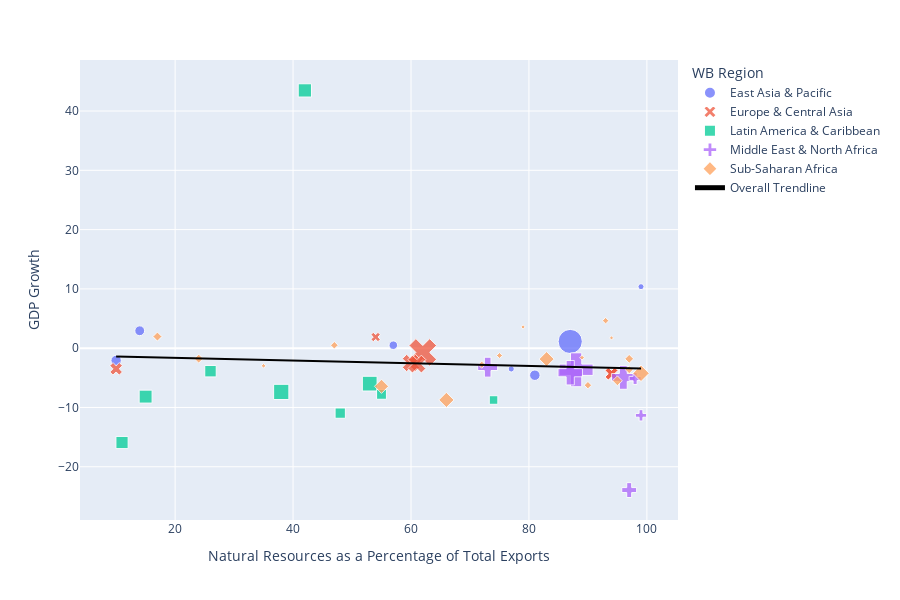

Write notebook code for a chart like this one.
### Code cell
fig2.show()

### Figure 1 — Plotly figure (JSON) as saved in the notebook; plotly's stock layout.template omitted (floating-point values rounded to 4 significant figures)
{"data": [{"customdata": [["TLS"], ["IDN"], ["BRN"], ["MNG"], ["LAO"], ["VNM"], ["PNG"]], "hovertemplate": "<b>%{hovertext}</b><br><br>WB Region=East Asia & Pacific<br>Natural Resources as a Percentage of Total Exports=%{x}<br>GDP Growth=%{y}<br>GDP Per Capita=%{marker.size}<br>iso3c=%{customdata[0]}<extra></extra>", "hovertext": ["Timor Leste", "Indonesia", "Brunei Darussalam", "Mongolia", "Lao PDR", "Vietnam", "Papua New Guinea"], "legendgroup": "East Asia & Pacific", "marker": {"color": "#636efa", "opacity": 0.75, "size": [3926.0, 11450.0, 62200.0, 11720.0, 7811.0, 10340.0, 4063.0], "sizemode": "area", "sizeref": 213.2, "symbol": "circle"}, "mode": "markers", "name": "East Asia & Pacific", "orientation": "v", "showlegend": true, "type": "scatter", "x": [99, 10, 87, 81, 57, 14, 77], "xaxis": "x", "y": [10.37, -2.065, 1.134, -4.558, 0.503, 2.94, -3.5], "yaxis": "y"}, {"customdata": [["NOR"], ["ALB"], ["AZE"], ["UZB"], ["KAZ"], ["RUS"], ["AZE"]], "hovertemplate": "<b>%{hovertext}</b><br><br>WB Region=Europe & Central Asia<br>Natural Resources as a Percentage of Total Exports=%{x}<br>GDP Growth=%{y}<br>GDP Per Capita=%{marker.size}<br>iso3c=%{customdata[0]}<extra></extra>", "hovertext": ["Norway", "Albania", "Azerbaijan", "Uzbekistan", "Kazakhstan", "Russia", "Iran"], "legendgroup": "Europe & Central Asia", "marker": {"color": "#EF553B", "opacity": 0.75, "size": [63550.0, 13250.0, 13730.0, 7344.0, 25360.0, 26580.0, 13730.0], "sizemode": "area", "sizeref": 213.2, "symbol": "x"}, "mode": "markers", "name": "Europe & Central Asia", "orientation": "v", "showlegend": true, "type": "scatter", "x": [62, 10, 94, 54, 60, 61, 94], "xaxis": "x", "y": [-0.7172, -3.482, -4.3, 1.886, -2.5, -2.683, -4.3], "yaxis": "y"}, {"customdata": [["CHL"], ["ECU"], ["PER"], ["BRA"], ["SUR"], ["MEX"], ["GUY"], ["BOL"], ["TTO"]], "hovertemplate": "<b>%{hovertext}</b><br><br>WB Region=Latin America & Caribbean <br>Natural Resources as a Percentage of Total Exports=%{x}<br>GDP Growth=%{y}<br>GDP Per Capita=%{marker.size}<br>iso3c=%{customdata[0]}<extra></extra>", "hovertext": ["Chile", "Ecuador", "Peru", "Brazil", "Suriname", "Mexico", "Guyana", "Bolivia", "Trinidad and Tobago"], "legendgroup": "Latin America & Caribbean ", "marker": {"color": "#00cc96", "opacity": 0.75, "size": [23240.0, 10330.0, 11290.0, 14060.0, 15860.0, 17880.0, 18680.0, 7853.0, 24770.0], "sizemode": "area", "sizeref": 213.2, "symbol": "square"}, "mode": "markers", "name": "Latin America & Caribbean ", "orientation": "v", "showlegend": true, "type": "scatter", "x": [53, 55, 48, 26, 11, 15, 42, 74, 38], "xaxis": "x", "y": [-5.978, -7.788, -10.95, -3.879, -15.91, -8.167, 43.48, -8.738, -7.374], "yaxis": "y"}, {"customdata": [["IRQ"], ["QAT"], ["BHR"], ["LBY"], ["OMN"], ["DZA"], ["SAU"]], "hovertemplate": "<b>%{hovertext}</b><br><br>WB Region=Middle East & North Africa<br>Natural Resources as a Percentage of Total Exports=%{x}<br>GDP Growth=%{y}<br>GDP Per Capita=%{marker.size}<br>iso3c=%{customdata[0]}<extra></extra>", "hovertext": ["Iraq", "Qatar", "Bahrain", "Libya", "Oman", "Algeria", "Saudi Arabia"], "legendgroup": "Middle East & North Africa", "marker": {"color": "#ab63fa", "opacity": 0.75, "size": [9437.0, 85290.0, 41550.0, 16390.0, 29500.0, 10740.0, 44350.0], "sizemode": "area", "sizeref": 213.2, "symbol": "cross"}, "mode": "markers", "name": "Middle East & North Africa", "orientation": "v", "showlegend": true, "type": "scatter", "x": [99, 88, 96, 97, 73, 98, 87], "xaxis": "x", "y": [-11.32, -3.64, -4.936, -23.93, -3.201, -5.1, -4.138], "yaxis": "y"}, {"customdata": [["BWA"], ["COD"], ["GNQ"], ["GAB"], ["COG"], ["CIV"], ["SDN"], ["CMR"], ["NGA"], ["ZMB"], ["MRT"], ["TCD"], ["MLI"], ["GIN"], ["NER"], ["LBR"], ["ZAF"], ["AGO"]], "hovertemplate": "<b>%{hovertext}</b><br><br>WB Region=Sub-Saharan Africa <br>Natural Resources as a Percentage of Total Exports=%{x}<br>GDP Growth=%{y}<br>GDP Per Capita=%{marker.size}<br>iso3c=%{customdata[0]}<extra></extra>", "hovertext": ["Botswana", "Congo, Dem. Rep", "Equatorial Guinea", "Gabon", "Congo, Rep. of", "Cote d'Ivoire", "Sudan", "Cameroon", "Nigeria", "Zambia", "Mauritania", "Chad", "Mali", "Guinea", "Niger", "Liberia", "South Africa", "Angola"], "legendgroup": "Sub-Saharan Africa ", "marker": {"color": "#FFA15A", "opacity": 0.75, "size": [14670.0, 1082.0, 17210.0, 14320.0, 3498.0, 5181.0, 3927.0, 3666.0, 4917.0, 3278.0, 5110.0, 1509.0, 2226.0, 2611.0, 1221.0, 1392.0, 12670.0, 6142.0], "sizemode": "area", "sizeref": 213.2, "symbol": "diamond"}, "mode": "markers", "name": "Sub-Saharan Africa ", "orientation": "v", "showlegend": true, "type": "scatter", "x": [66, 94, 99, 83, 90, 17, 97, 47, 97, 72, 24, 89, 75, 93, 79, 35, 55, 95], "xaxis": "x", "y": [-8.726, 1.735, -4.241, -1.838, -6.239, 1.958, -3.63, 0.4919, -1.794, -2.785, -1.763, -1.6, -1.235, 4.637, 3.58, -2.982, -6.432, -5.5], "yaxis": "y"}, {"hovertemplate": "<b>OLS trendline</b><br>GDP_grow = -0.0227177 * NR_TE + -1.19295<br>R<sup>2</sup>=0.005791<br><br>Natural Resources as a Percentage of Total Exports=%{x}<br>GDP Growth=%{y} <b>(trend)</b><extra></extra>", "legendgroup": "Overall Trendline", "line": {"color": "black"}, "mode": "lines", "name": "Overall Trendline", "showlegend": true, "type": "scatter", "x": [10, 10, 11, 14, 15, 17, 24, 26, 35, 38, 42, 47, 48, 53, 54, 55, 55, 57, 60, 61, 62, 66, 72, 73, 74, 75, 77, 79, 81, 83, 87, 87, 88, 89, 90, 93, 94, 94, 94, 95, 96, 97, 97, 97, 98, 99, 99, 99], "xaxis": "x", "y": [-1.42, -1.42, -1.443, -1.511, -1.534, -1.579, -1.738, -1.784, -1.988, -2.056, -2.147, -2.261, -2.283, -2.397, -2.42, -2.442, -2.442, -2.488, -2.556, -2.579, -2.601, -2.692, -2.829, -2.851, -2.874, -2.897, -2.942, -2.988, -3.033, -3.079, -3.169, -3.169, -3.192, -3.215, -3.238, -3.306, -3.328, -3.328, -3.328, -3.351, -3.374, -3.397, -3.397, -3.397, -3.419, -3.442, -3.442, -3.442], "yaxis": "y"}], "layout": {"height": 600, "legend": {"itemsizing": "constant", "title": {"text": "WB Region"}, "tracegroupgap": 0}, "margin": {"t": 60}, "xaxis": {"anchor": "y", "domain": [0, 1], "title": {"text": "Natural Resources as a Percentage of Total Exports"}}, "yaxis": {"anchor": "x", "domain": [0, 1], "title": {"text": "GDP Growth"}}}}
